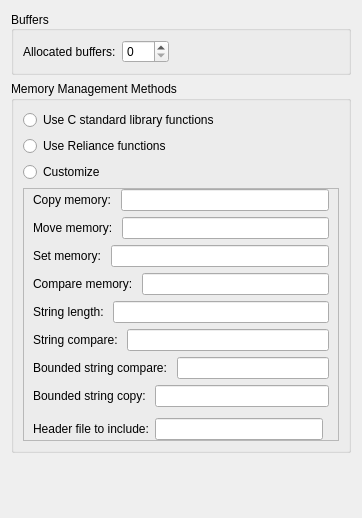
          <widget class="QWidget" name="scrollAreaWidgetContents_4">
           <property name="geometry">
            <rect>
             <x>0</x>
             <y>0</y>
             <width>362</width>
             <height>518</height>
            </rect>
           </property>
           <layout class="QVBoxLayout" name="verticalLayout_24">
            <item>
             <widget class="QGroupBox" name="gbBuffers">
              <property name="sizePolicy">
               <sizepolicy hsizetype="Preferred" vsizetype="Preferred">
                <horstretch>0</horstretch>
                <verstretch>0</verstretch>
               </sizepolicy>
              </property>
              <property name="minimumSize">
               <size>
                <width>0</width>
                <height>50</height>
               </size>
              </property>
              <property name="title">
               <string>Buffers</string>
              </property>
              <property name="alignment">
               <set>Qt::AlignLeading|Qt::AlignLeft|Qt::AlignVCenter</set>
              </property>
              <layout class="QVBoxLayout" name="verticalLayout_25">
               <item>
                <widget class="QWidget" name="hwiAllocatedBuffers" native="true">
                 <property name="minimumSize">
                  <size>
                   <width>0</width>
                   <height>10</height>
                  </size>
                 </property>
                 <layout class="QHBoxLayout" name="horizontalLayout_15">
                  <property name="leftMargin">
                   <number>0</number>
                  </property>
                  <property name="topMargin">
                   <number>0</number>
                  </property>
                  <property name="rightMargin">
                   <number>0</number>
                  </property>
                  <property name="bottomMargin">
                   <number>0</number>
                  </property>
                  <item>
                   <widget class="QLabel" name="label_24">
                    <property name="text">
                     <string>Allocated buffers:</string>
                    </property>
                   </widget>
                  </item>
                  <item>
                   <widget class="QSpinBox" name="sbAllocatedBuffers">
                    <property name="maximum">
                     <number>255</number>
                    </property>
                   </widget>
                  </item>
                  <item>
                   <spacer name="horizontalSpacer_22">
                    <property name="orientation">
                     <enum>Qt::Horizontal</enum>
                    </property>
                    <property name="sizeHint" stdset="0">
                     <size>
                      <width>40</width>
                      <height>20</height>
                     </size>
                    </property>
                   </spacer>
                  </item>
                  <item>
                   <widget class="WarningBtn" name="wbtnAllocatedBuffers" native="true">
                    <property name="sizePolicy">
                     <sizepolicy hsizetype="Fixed" vsizetype="Ignored">
                      <horstretch>0</horstretch>
                      <verstretch>0</verstretch>
                     </sizepolicy>
                    </property>
                    <property name="minimumSize">
                     <size>
                      <width>18</width>
                      <height>0</height>
                     </size>
                    </property>
                    <property name="maximumSize">
                     <size>
                      <width>18</width>
                      <height>16777215</height>
                     </size>
                    </property>
                   </widget>
                  </item>
                 </layout>
                </widget>
               </item>
              </layout>
             </widget>
            </item>
            <item>
             <widget class="QGroupBox" name="gbMemFns">
              <property name="sizePolicy">
               <sizepolicy hsizetype="Preferred" vsizetype="Fixed">
                <horstretch>0</horstretch>
                <verstretch>0</verstretch>
               </sizepolicy>
              </property>
              <property name="title">
               <string>Memory Management Methods</string>
              </property>
              <layout class="QVBoxLayout" name="verticalLayout_26">
               <item>
                <widget class="QRadioButton" name="rbtnMemUseCStd">
                 <property name="text">
                  <string>Use C standard library functions</string>
                 </property>
                </widget>
               </item>
               <item>
                <widget class="QRadioButton" name="rbtnMemUseReliance">
                 <property name="text">
                  <string>Use Reliance functions</string>
                 </property>
                </widget>
               </item>
               <item>
                <widget class="QRadioButton" name="rbtnMemCustomize">
                 <property name="text">
                  <string>Customize</string>
                 </property>
                </widget>
               </item>
               <item>
                <widget class="QFrame" name="frameMemFnsCust">
                 <property name="frameShape">
                  <enum>QFrame::StyledPanel</enum>
                 </property>
                 <property name="frameShadow">
                  <enum>QFrame::Raised</enum>
                 </property>
                 <layout class="QVBoxLayout" name="verticalLayout_31">
                  <property name="topMargin">
                   <number>0</number>
                  </property>
                  <property name="bottomMargin">
                   <number>0</number>
                  </property>
                  <item>
                   <layout class="QHBoxLayout" name="hlayMemcpy">
                    <item>
                     <widget class="QLabel" name="label_13">
                      <property name="text">
                       <string>Copy memory: </string>
                      </property>
                     </widget>
                    </item>
                    <item>
                     <widget class="QLineEdit" name="leMemcpy">
                      <property name="text">
                       <string/>
                      </property>
                     </widget>
                    </item>
                   </layout>
                  </item>
                  <item>
                   <layout class="QHBoxLayout" name="hlayMemmov">
                    <item>
                     <widget class="QLabel" name="label_35">
                      <property name="text">
                       <string>Move memory: </string>
                      </property>
                     </widget>
                    </item>
                    <item>
                     <widget class="QLineEdit" name="leMemmov"/>
                    </item>
                   </layout>
                  </item>
                  <item>
                   <layout class="QHBoxLayout" name="hlayMemset">
                    <item>
                     <widget class="QLabel" name="label_36">
                      <property name="text">
                       <string>Set memory: </string>
                      </property>
                     </widget>
                    </item>
                    <item>
                     <widget class="QLineEdit" name="leMemset"/>
                    </item>
                   </layout>
                  </item>
                  <item>
                   <layout class="QHBoxLayout" name="hlayMemcmp">
                    <item>
                     <widget class="QLabel" name="label_39">
                      <property name="text">
                       <string>Compare memory: </string>
                      </property>
                     </widget>
                    </item>
                    <item>
                     <widget class="QLineEdit" name="leMemcmp"/>
                    </item>
                   </layout>
                  </item>
                  <item>
                   <layout class="QHBoxLayout" name="hlayStrlen">
                    <item>
                     <widget class="QLabel" name="label_38">
                      <property name="text">
                       <string>String length: </string>
                      </property>
                     </widget>
                    </item>
                    <item>
                     <widget class="QLineEdit" name="leStrlen"/>
                    </item>
                   </layout>
                  </item>
                  <item>
                   <layout class="QHBoxLayout" name="hlayStrcmp">
                    <item>
                     <widget class="QLabel" name="label_42">
                      <property name="text">
                       <string>String compare: </string>
                      </property>
                     </widget>
                    </item>
                    <item>
                     <widget class="QLineEdit" name="leStrcmp"/>
                    </item>
                   </layout>
                  </item>
                  <item>
                   <layout class="QHBoxLayout" name="hlayStrncmp">
                    <item>
                     <widget class="QLabel" name="label_41">
                      <property name="text">
                       <string>Bounded string compare: </string>
                      </property>
                     </widget>
                    </item>
                    <item>
                     <widget class="QLineEdit" name="leStrncmp"/>
                    </item>
                   </layout>
                  </item>
                  <item>
                   <layout class="QHBoxLayout" name="hlayStrncpy">
                    <item>
                     <widget class="QLabel" name="label_37">
                      <property name="text">
                       <string>Bounded string copy: </string>
                      </property>
                     </widget>
                    </item>
                    <item>
                     <widget class="QLineEdit" name="leStrncpy"/>
                    </item>
                   </layout>
                  </item>
                  <item>
                   <spacer name="verticalSpacer_8">
                    <property name="orientation">
                     <enum>Qt::Vertical</enum>
                    </property>
                    <property name="sizeType">
                     <enum>QSizePolicy::Fixed</enum>
                    </property>
                    <property name="sizeHint" stdset="0">
                     <size>
                      <width>20</width>
                      <height>5</height>
                     </size>
                    </property>
                   </spacer>
                  </item>
                  <item>
                   <layout class="QHBoxLayout" name="hlayIncludeFile">
                    <item>
                     <widget class="QLabel" name="label_40">
                      <property name="text">
                       <string>Header file to include:</string>
                      </property>
                     </widget>
                    </item>
                    <item>
                     <widget class="QLineEdit" name="leIncludeFile"/>
                    </item>
                    <item>
                     <widget class="WarningBtn" name="wbtnIncludeFile" native="true">
                      <property name="sizePolicy">
                       <sizepolicy hsizetype="Fixed" vsizetype="Ignored">
                        <horstretch>0</horstretch>
                        <verstretch>0</verstretch>
                       </sizepolicy>
                      </property>
                      <property name="minimumSize">
                       <size>
                        <width>0</width>
                        <height>0</height>
                       </size>
                      </property>
                      <property name="maximumSize">
                       <size>
                        <width>18</width>
                        <height>16777215</height>
                       </size>
                      </property>
                     </widget>
                    </item>
                   </layout>
                  </item>
                 </layout>
                </widget>
               </item>
              </layout>
             </widget>
            </item>
            <item>
             <spacer name="verticalSpacer_4">
              <property name="orientation">
               <enum>Qt::Vertical</enum>
              </property>
              <property name="sizeHint" stdset="0">
               <size>
                <width>20</width>
                <height>40</height>
               </size>
              </property>
             </spacer>
            </item>
           </layout>
          </widget>
